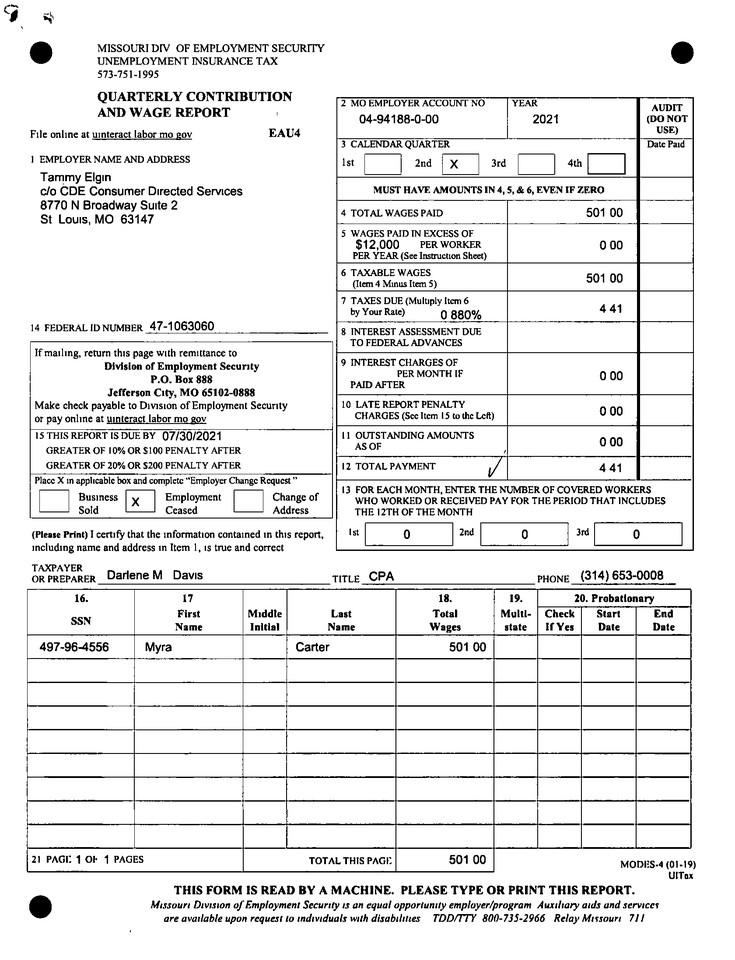
#> input picture Photos/0494188000.tif, 735 x 960 px, shrunk from 1680 x 2194 before the run, found by its file name
$ python attempt.py
#> lines starting #> are read from the running program, lines starting #| are printed output that depends on the picture
import cv2 as cv
import numpy as np
import pytesseract
import re
import json

img = cv.imread('0494188000.tif')
#> img is the input picture: shape (960, 735, 3); min 0, max 255, mean 232.9

# cv.imshow("Image ",img)


def get_grayscale(img):
	return cv.cvtColor(img, cv.COLOR_BGR2GRAY)

def remove_noise(img):
	return cv.GaussianBlur(img, (3,3), 0)

def thresholding(img):
	return cv.threshold(img,0,255, cv.THRESH_BINARY + cv.THRESH_OTSU)[1]
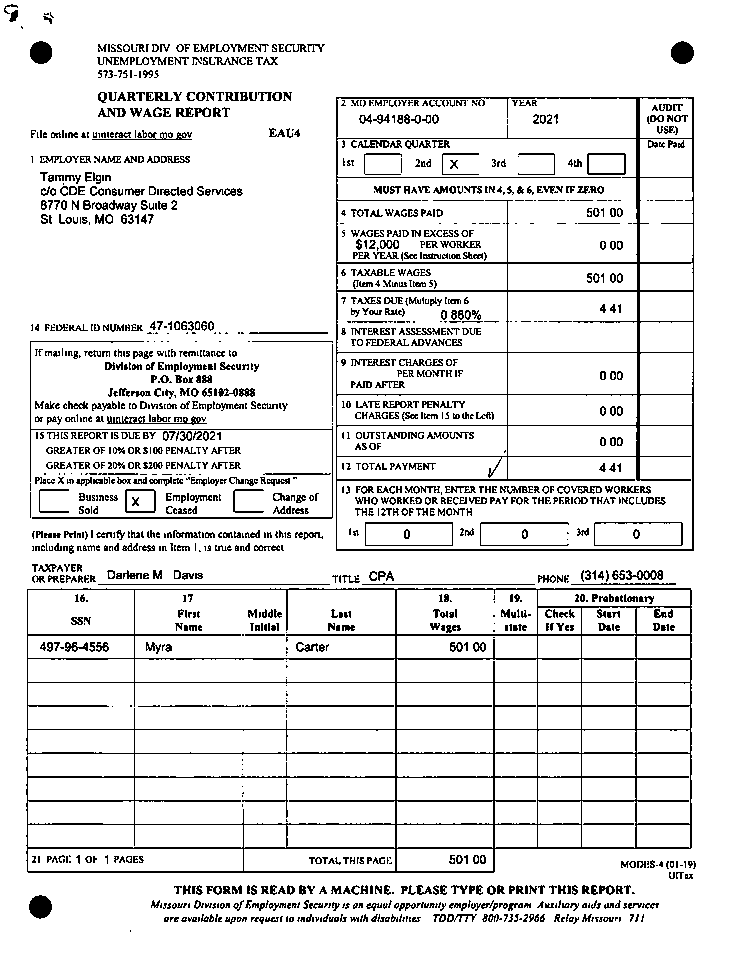
#> returned value: shape (960, 735); 89.8% white; black in thin lines or dots

def dilate(img):
	kernel = np.ones((5,5), dtype='uint8')
	return cv.dilate(img, kernel, iterations=1)

def erode(img):
	kernel = np.ones((5,5), dtype='uint8')
	return cv.erode(img, (kernel), iterations=1)

def opening(image):
    kernel = np.ones((5,5),np.uint8)
    return cv2.morphologyEx(image, cv2.MORPH_OPEN, kernel)

def canny(image):
    return cv2.Canny(image, 100, 200)

def match_template(img, template):
	return cv.matchTemplate(img, template, cv.TM_CCOEFF_NORMED)


im_gray = get_grayscale(img)
im_thresh = thresholding(im_gray)


date_pattern = '^20\d\d$'
acc_no_pattern = '^\d{2}-\d{5}-\d-\d{2}$'
total_wages_pattern = '^\d{3}\s\d{2}$'


#> (the run stopped early here; a loop or call above may not have finished)
